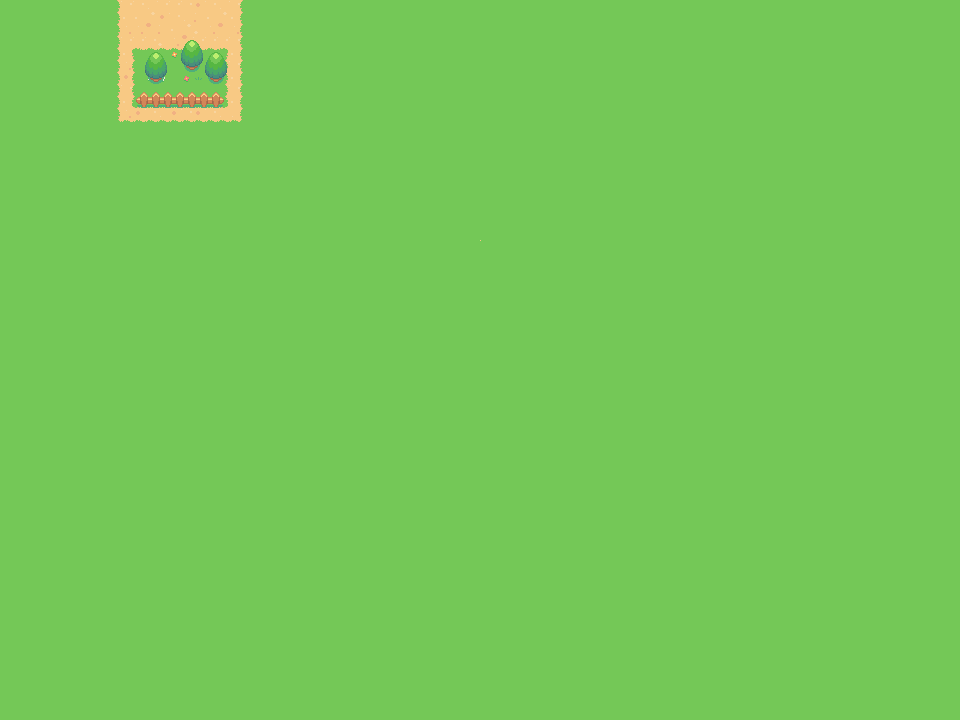

A level layout from a 2D game, rendered from its tile map. Below: a short description, then the map file with tile-grid data replaced by summaries:
An orthogonal 80x60 tile map with 12x12 px tiles, 3 tile layers (Ground, Decoration, Solid).

<map version="1.9" tiledversion="1.9.2" orientation="orthogonal" renderorder="right-down" width="80" height="60" tilewidth="12" tileheight="12" infinite="0" nextlayerid="4" nextobjectid="1">
 <tileset firstgid="1" source="First Asset pack.tsx" />
 <layer id="1" name="Ground" width="80" height="60">
  <data>[4800 cells, 4800 non-empty, 21 distinct tile ids]</data>
 </layer>
 <layer id="3" name="Decoration" width="80" height="60">
  <data>[4800 cells, 132 non-empty, 10 distinct tile ids]</data>
 </layer>
 <layer id="2" name="Solid" width="80" height="60">
  <data>[4800 cells, 20 non-empty, 7 distinct tile ids]</data>
 </layer>
</map>
